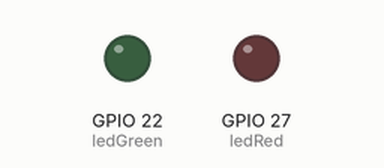
Bench run of a program on a simulated Raspberry Pi (BCM pin numbers). On the bench: output pins drawn as LEDs (lit = HIGH). The clock reads 2024-03-15 10:24:30 at power-on unless the program sets it; files the program writes start out absent; web requests get an empty 200 reply after 0.4 s; files that are not in the repository are absent; what the program prints to the terminal is not drawn.

Above: at 5.8 s.
At 11.05 s:
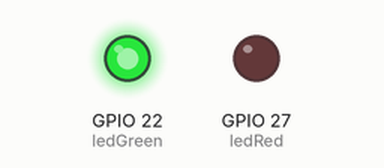
Timing chart, 0 to 14.3 s (numbered marks = the images above):
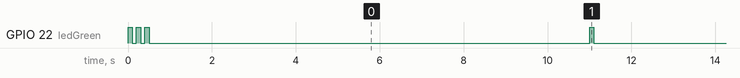

The program:

http-server.py
```python
import board
import digitalio
import time

import requests
import os
from time import sleep
from datetime import datetime

import socket
#-----------------------------------------------------------
# global variables
#-----------------------------------------------------------
deviceId=3

tdi_url="https://tdiwebapp2.azurewebsites.net"
FILE_NAME="data.txt"
DATA_FOLDER="data"
TMP_FOLDER="tmp"

ledGreen = digitalio.DigitalInOut(board.D22)
ledGreen.direction = digitalio.Direction.OUTPUT
ledRed = digitalio.DigitalInOut(board.D27)
ledRed.direction = digitalio.Direction.OUTPUT
#ledBlue = digitalio.DigitalInOut(board.PA6)
#ledBlue.direction = digitalio.Direction.OUTPUT

#-----------------------------------------------------------
# log to console
#-----------------------------------------------------------
def log(str):
    print(str)
#-----------------------------------------------------------
# get mac address ("wlan0", eth0, tun2, lo)
#-----------------------------------------------------------
def getmac(interface):
  try:
    mac = open('/sys/class/net/'+interface+'/address').readline()
  except:
    mac = "00:00:00:00:00:00"

  return mac[0:17]
#-----------------------------------------------------------
# get private IP on the local network
#-----------------------------------------------------------
def get_my_private_ip():
    s = socket.socket(socket.AF_INET, socket.SOCK_DGRAM)
    try:
        # Google Public DNS
        s.connect(('8.8.8.8', 1))
        IP = s.getsockname()[0]
    except Exception:
        IP = 'IP not found'
    finally:
        s.close()
    return IP
#-----------------------------------------------------------
# make a blynk
#-----------------------------------------------------------
def ledInfoBlynk(delay=0.5):
    ledGreen.value = True
    time.sleep(delay)
    ledGreen.value = False
#-----------------------------------------------------------
# make a blynk
#-----------------------------------------------------------
def ledAlarmBlynk(delay=0.5):
    ledRed.value = True
    time.sleep(delay)
    ledRed.value = False
#-----------------------------------------------------------
# print to to file
#-----------------------------------------------------------
def printToFile(fileName, str):
    log(str)
    f = open(fileName, "a")
    f.write(str)
    f.close()
#-----------------------------------------------------------
# write data to file
#-----------------------------------------------------------
def saveError(e):
    try:
        s = f'{datetime.now()} - {e}\n'
        printToFile("log/http-server-errors.txt",s)
    except Exception as e:
        log(e)
#-----------------------------------------------------------
# Send data
#-----------------------------------------------------------
def send_data(txt):
    r=requests.post(tdi_url+'/home/setdata', data={'row':txt}, timeout=20)
    log(r.text)
    ledAlarmBlynk(0.1)
    return r.status_code

def read_file(file_name):
    if not os.path.isfile(file_name):
        return False

    log('send file: '+file_name)
    with open(file_name) as f:
        for line in f:
            send_data(line)

    os.remove(file_name)


def is_ready_to_send():
    try:
        ip=get_my_private_ip()
        mac=getmac("wlan0")
        r=requests.post(tdi_url+'/home/ping', data={'deviceId':deviceId, 'ip':ip, 'mac':mac}, timeout=20)
        ledInfoBlynk(0.1)
        return r.status_code == 200
    except:
        ledInfoBlynk(5)
        return False
#-----------------------------------------------------------
# main
#-----------------------------------------------------------
for _ in range(3): #app started indicator
    ledInfoBlynk(0.1)
    time.sleep(0.1)

os.makedirs("data", exist_ok=True)
os.makedirs("log", exist_ok=True)
os.makedirs("tmp", exist_ok=True)

printToFile("log/http-server.log", f'{datetime.now()} - Started\n')

while 1:
    try:
        sleep(10) #delay in sec
        if is_ready_to_send():
            log('ready to send')
            read_file(TMP_FOLDER+"/"+FILE_NAME)
            #move
            sourceFN = DATA_FOLDER+"/"+FILE_NAME
            if os.path.isfile(sourceFN):
                os.replace(sourceFN, TMP_FOLDER+"/"+FILE_NAME)
                read_file(TMP_FOLDER+"/"+FILE_NAME)
    except Exception as e:
        saveError(e)
```

Measured:
- by itself, GPIO 22 (ledGreen): goes LOW 0.10 s, HIGH 0.10 s, LOW 0.10 s, 12 × (HIGH 0.10 s, LOW 10.5 s), HIGH 0.10 s, then LOW
